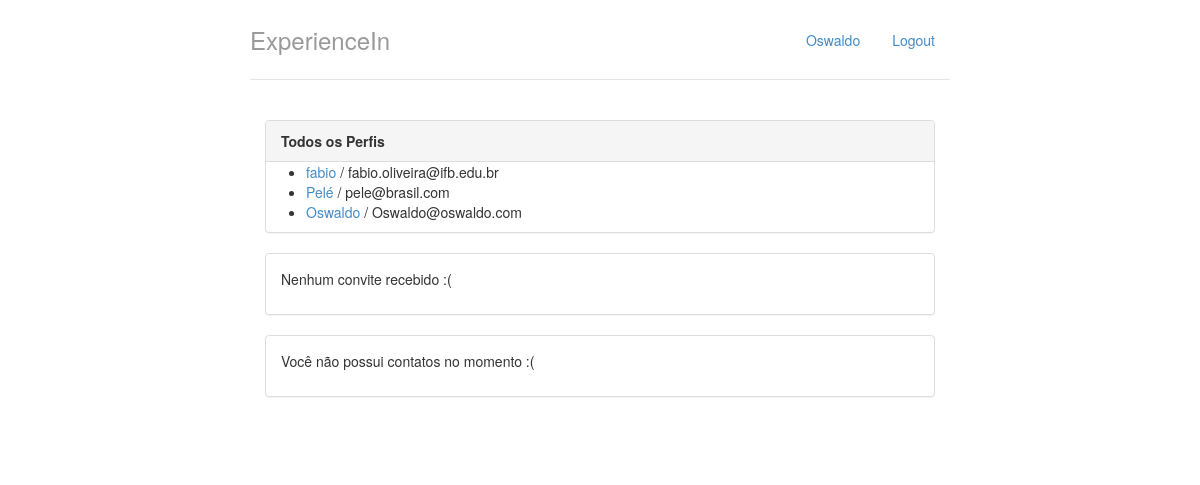
Screenshot of / (signed in) with the database file from the repository.
### perfis/models.py (models this page shows, shortened)
class Perfil(models.Model):
	nome = models.CharField(max_length=255, null=False)
	telefone = models.CharField(max_length=15, null=False)
	nome_empresa = models.CharField(max_length=255, null=False)
	contatos = models.ManyToManyField('self')
	usuario = models.OneToOneField(User, on_delete=models.CASCADE, related_name='perfil')
	@property
	def email(self):
		return self.usuario.email

### perfis/views.py (the view)
# urls.py: path('', views.index, name='index'),
@login_required
def index(request):
    print(request.user.username)
    print(request.user.email)
    print(request.user.user_permissions)
    return render(request,'index.html',{'perfis': Perfil.objects.all(), 'perfil_logado' : get_perfil_logado(request) })

### perfis/views.py (called while the page is built)
@login_required
def get_perfil_logado(request):
	return request.user.perfil

### perfis/templates/index.html
{% extends "base.html" %}
{% block body %}
<div class="col-lg-12">
	<div class="panel panel-default">
		<div class="panel-heading">
			<strong>Todos os Perfis</strong>
		</div>
		{% if perfis %}
		<ul>
			{% for perfil in perfis %}
			<li>
				<a href="{% url 'exibir' perfil.id %}">{{perfil.nome}}</a> / {{perfil.email}}
			</li>
			{% endfor %}
		</ul>
		{% else %}
		<p>Nenhum perfil encontrado</p>
		{% endif %}
	</div>
	<div class="panel panel-default">
		{% with total_de_convites=perfil_logado.convites_recebidos.count %}
			{% if total_de_convites %}
				<div class="panel-heading">
					<strong>Você tem {{ total_de_convites }} convite{{ total_de_convites|pluralize}} aguardando aprovação</strong>
				</div>
				<ul class="list-group">
					{% for convite in perfil_logado.convites_recebidos.all %}
						<li class="list-group-item">
							{{ convite.solicitante.nome }}
							<a href="{% url 'aceitar' convite.id %}" class="pull-right">aceitar</a>
						</li>
					{% endfor %}
				</ul>
			{% else %}
				<div class="panel-body">
					<p>Nenhum convite recebido :(</p>
				</div>
			{% endif %}
		{% endwith %}
	</div>
	<div class="panel panel-default">
		{% with total_de_contatos=perfil_logado.contatos.count %}
			{% if total_de_contatos %}
				<div class="panel-heading">
					<strong>Você tem {{ total_de_contatos }} contato{{ total_de_contatos|pluralize}}</strong>
				</div>
				<ul class="list-group">
					{% for contato in perfil_logado.contatos.all %}
						<li class="list-group-item">
							<a href="{% url 'exibir' contato.id %}">{{contato.nome}}</a>
						</li>
					{% endfor %}
				</ul>
			{% else %}
				<div class="panel-body">
					<p>Você não possui contatos no momento :(</p>
				</div>
			{% endif %}
		{% endwith %}
	</div>
</div>
{% endblock %}

### perfis/templates/base.html (shortened to what this page needs)
{% load staticfiles %}
<!DOCTYPE html>
<html lang="pt-br">
<head>
	<link rel="stylesheet" href="{% static "styles/bootstrap.css" %}">
	<link rel="stylesheet" href="{% static "styles/main.css" %}">
</head>
<body>
	<div class="container">
		<div class="header">
			<ul class="nav nav-pills pull-right">
				<li><a href="{% url 'index' %}">{{ perfil_logado.nome }}</a></li>
				<li><a href="{% url 'logout' %}">Logout</a></li>
			</ul>
			<h3 class="text-muted">ExperienceIn</h3>
		</div>
		<div class="row content">
			{% block body %}
			{% endblock %}
		</div>
	</div>
</body>
</html>

### perfis/static/styles/main.css (style rules this page uses)
body { padding-top: 20px; padding-bottom: 20px; }
.header, .content, .footer { padding-left: 15px; padding-right: 15px; }
.header { border-bottom: 1px solid #e5e5e5; }
.header h3 { margin-top: 0; margin-bottom: 0; line-height: 40px; padding-bottom: 19px; }
@media (min-width: 768px) { .container { max-width: 730px; } }
.content { margin: 40px 0; }
@media screen and (min-width: 768px) { .header, .content, .footer { padding-left: 0; padding-right: 0; } }
@media screen and (min-width: 768px) { .header { margin-bottom: 30px; } }

### rows the page displays
Perfil: nome "Oswaldo", email "Oswaldo@oswaldo.com"
Perfil: nome "fabio", email "fabio.oliveira@ifb.edu.br"
Perfil: nome "Pelé", email "pele@brasil.com"
